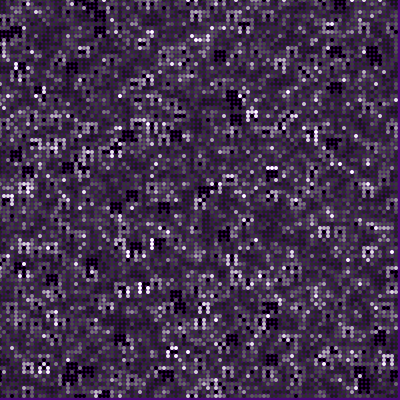
Frame 1 (no input)
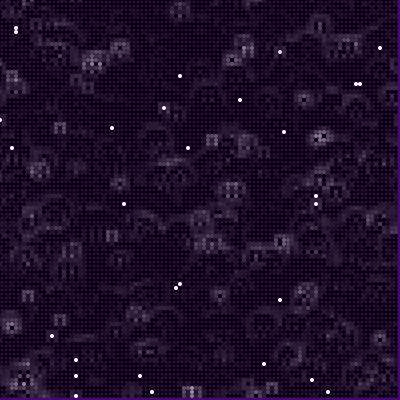
Frame 60 (the mouse pressed at the canvas centre just before this capture)
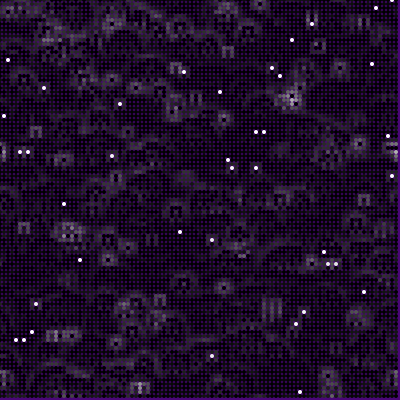
Frame 120 (the mouse held since frame 60 and released just before this capture)

The Processing sketch that drew these frames (run headless with seeded random() and noise(); from frame 60 on, the mouse is pressed at the canvas centre):

// Processing sketch: processing_48579
// ── processing_48579.pde


//Author: Liliam Rodas
//Purpose: Homework to generate my idea of DREAMS. 
// The art work is based in emergence patterns given by the application of C.A.
//Functioning: 
//Reference: previous excercises provided in class and processing.



Cell[][] _cellArray;
int _gridX, _gridY;

//SETUP OF THE PROGRAM 

void setup() {
  size(400, 400);
  smooth ();
  _gridX = floor(width/_cellSize);
  _gridY = floor(height/_cellSize);
  restart();
  //frameRate (3);
}


void restart() {
  _cellArray = new Cell[_gridX][_gridY];
  for (int x = 0; x<_gridX; x++) {
    for (int y = 0; y<_gridY; y++) {
      Cell newCell = new Cell(x, y);
      _cellArray[x][y] = newCell;
    }
  }


  for (int x = 0; x < _gridX; x++) {
    for (int y = 0; y < _gridY; y++) {
      int above = y-1;
      int below = y+1;
      int left = x-1;
      int right = x+1;
      if (above < 0) { 
        above = _gridY-1;
      }
      if (below == _gridY) { 
        below = 0;
      }
      if (left < 0) { 
        left = _gridX-1;
      }
      if (right == _gridX) { 
        right = 0;
      }

      _cellArray[x][y].addNeighbor(_cellArray[left][above]);
      _cellArray[x][y].addNeighbor(_cellArray[left][y]);
      _cellArray[x][y].addNeighbor(_cellArray[left][below]);
      _cellArray[x][y].addNeighbor(_cellArray[x][below]);
      _cellArray[x][y].addNeighbor(_cellArray[right][below]);
      _cellArray[x][y].addNeighbor(_cellArray[right][y]);
      _cellArray[x][y].addNeighbor(_cellArray[right][above]);
      //_cellArray[x][y].addNeighbor(_cellArray[x][above]);
    }
  }
}


void draw() {
  noStroke();
  background (73,6,118);
  for (int x = 0; x < _gridX; x++) {
    for (int y = 0; y < _gridY; y++) {
      _cellArray[x][y].calcNextState();
    }
  }
 
  for (int x = 0; x < _gridX; x++) {
    for (int y =0; y < _gridY; y++) {
      _cellArray[y][x].drawMe();
    }
  }
}
void mousePressed() {
  restart();
}





//CREATING A CELL

int _cellSize = 4;


class Cell {

  float x, y;
  float now, before, next;

  Cell[] neighbors;

  Cell(float ex, float why) {
     x = ex * _cellSize;
    y = why * _cellSize;
    
    before =0;
    
    next= (width/random (100))+ (height/random(100));
    
    now = next;
    
    neighbors= new Cell [0];
  }
  
  void addNeighbor(Cell cell) {
    neighbors = (Cell[])append(neighbors, cell);
  }


  void calcNextState() {
    float total = 0;
    for (int i=0; i < neighbors.length; i++) {
      total += neighbors[i].now;
    }
    float average = int(total/8);
    
    if (average == 0) {
      next = 255;
    } 
    else {
      next = now + average;
     
      if (before > 0) { 
        
        next -= before;
      }
      if (next > 255) { 
        next = 0;
      }
      else if (next < 0) { 
        next = 0;
      }
    }
    
    before = now;
  }



  void drawMe() {
     
    now = next;
    noStroke();
    
    fill (next);
    ellipse(x, y, _cellSize, _cellSize);
    
   
    
  }
}
